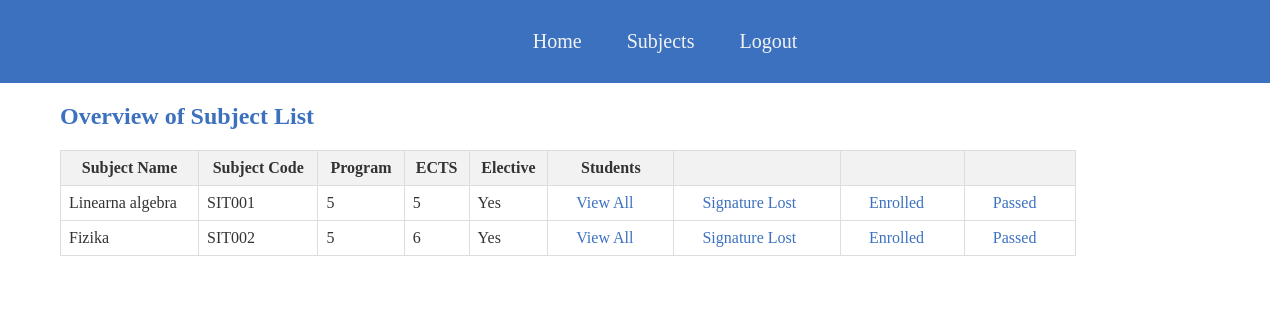
The page /izbornik/profesor/predmeti/ (signed in) on the database its author committed.
### app1/models.py (models this page shows, shortened)
class Predmeti(models.Model):
    name = models.CharField(max_length=30)
    kod = models.CharField(max_length=10)
    program = models.TextField()
    ects = models.IntegerField()
    sem_red = models.IntegerField()
    sem_izv = models.IntegerField()
    izborni = models.CharField(max_length=3)
    nositelj = models.ForeignKey(Korisnik, on_delete=models.CASCADE, blank="true", null="true")

### app1/decorators.py (the view)
    def wrapper(request,*args,**kwargs):
        if (request.user.role.role != 'Profesor'):
            return render(request,'error.html')
        else:
            return function(request,*args,**kwargs)

### app1/views.py (called while the page is built)
@professor_required
def professorSubjects(request):
    professor = request.user
    subjects = Predmeti.objects.filter(nositelj=professor)
    return render(request, 'profesorPredmeti.html', {'subjects': subjects})

### app1/templates/profesorPredmeti.html (shortened to what this page needs)
{% extends 'home.html' %}
{% block profesorPredmeti %}
<header>
  <a href="{% url 'izbornik_profesor' %}">Home</a>
  <a href="{% url 'predmeti' %}">Subjects</a>
  <a href="{% url 'logout' %}">Logout</a>
</header>
<h2>Overview of Subject List</h2>
<table>
  <thead>
    <tr>
      <th>Subject Name</th>
      <th>Subject Code</th>
      <th>Program</th>
      <th>ECTS</th>
      <th>Elective</th>
      <th>Students</th>
      <th></th>
      <th></th>
      <th></th>
    </tr>
  </thead>
  <tbody>
    {% for subject in subjects %}
      <tr>
        <td>{{ subject.name }}</td>
        <td>{{ subject.kod }}</td>
        <td>{{ subject.program }}</td>
        <td>{{ subject.ects }}</td>
        <td>
          {% if subject.izborni == '2' %}
              Yes
          {% else %}
              No
          {% endif %}
      </td>
        <td><a href="{% url 'view_students' subject.id %}">View All</a></td>
        <td><a href="{% url 'view_students_failed' subject.id %}">Signature Lost</a></td>
        <td><a href="{% url 'view_students_enrolled' subject.id %}">Enrolled</a></td>
        <td><a href="{% url 'view_students_passed' subject.id %}">Passed</a></td>
      </tr>
    {% endfor %}
  </tbody>
</table>
{% endblock %}

### app1/templates/profesorPredmeti.html (style rules this page uses)
body { margin: 0; display: flex; flex-direction: column; color: #333; overflow-x: hidden; }
a { color: #3c71c0; text-decoration: none; padding: 20px; }
header { background-color: #3c71c0; padding: 30px; text-align: center; width: 100%; font-size: 20px; }
header a { color: #f2f2f2; padding: 20px; }
h2 { margin-left: 60px; color: #3c71c0; }
table { border-collapse: collapse; width: 80%; margin-left: 60px; }
th, td { border: 1px solid #ddd; padding: 8px; }
th { background-color: #f2f2f2; }

### rows shown on the page
Predmeti: name "Linearna algebra", kod "SIT001", program "5", ects "5", izborni "Yes"
Predmeti: name "Fizika", kod "SIT002", program "5", ects "6", izborni "Yes"
